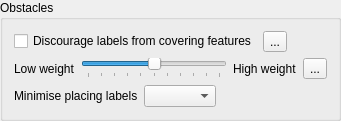
                       <widget class="QgsCollapsibleGroupBox" name="mObstaclesGroupBox">
                        <property name="title">
                         <string>Obstacles</string>
                        </property>
                        <layout class="QVBoxLayout" name="verticalLayout_17">
                         <item>
                          <layout class="QHBoxLayout" name="horizontalLayout_16">
                           <item>
                            <widget class="QCheckBox" name="mChkNoObstacle">
                             <property name="enabled">
                              <bool>true</bool>
                             </property>
                             <property name="text">
                              <string>Discourage labels from covering features</string>
                             </property>
                            </widget>
                           </item>
                           <item>
                            <widget class="QgsDataDefinedButton" name="mIsObstacleDDBtn">
                             <property name="text">
                              <string>...</string>
                             </property>
                            </widget>
                           </item>
                           <item>
                            <spacer name="horizontalSpacer_24">
                             <property name="orientation">
                              <enum>Qt::Horizontal</enum>
                             </property>
                             <property name="sizeHint" stdset="0">
                              <size>
                               <width>40</width>
                               <height>20</height>
                              </size>
                             </property>
                            </spacer>
                           </item>
                          </layout>
                         </item>
                         <item>
                          <widget class="QFrame" name="mObstaclePriorityFrame">
                           <layout class="QHBoxLayout" name="horizontalLayout_18">
                            <property name="leftMargin">
                             <number>0</number>
                            </property>
                            <property name="topMargin">
                             <number>0</number>
                            </property>
                            <property name="rightMargin">
                             <number>0</number>
                            </property>
                            <property name="bottomMargin">
                             <number>0</number>
                            </property>
                            <item>
                             <widget class="QLabel" name="label_40">
                              <property name="text">
                               <string>Low weight</string>
                              </property>
                             </widget>
                            </item>
                            <item>
                             <widget class="QSlider" name="mObstacleFactorSlider">
                              <property name="toolTip">
                               <string>Controls how likely labels are to cover features in this layer</string>
                              </property>
                              <property name="minimum">
                               <number>0</number>
                              </property>
                              <property name="maximum">
                               <number>100</number>
                              </property>
                              <property name="value">
                               <number>50</number>
                              </property>
                              <property name="orientation">
                               <enum>Qt::Horizontal</enum>
                              </property>
                              <property name="tickPosition">
                               <enum>QSlider::TicksBelow</enum>
                              </property>
                              <property name="tickInterval">
                               <number>10</number>
                              </property>
                             </widget>
                            </item>
                            <item>
                             <widget class="QLabel" name="label_41">
                              <property name="text">
                               <string>High weight</string>
                              </property>
                             </widget>
                            </item>
                            <item>
                             <widget class="QgsDataDefinedButton" name="mObstacleFactorDDBtn">
                              <property name="text">
                               <string>...</string>
                              </property>
                             </widget>
                            </item>
                           </layout>
                          </widget>
                         </item>
                         <item>
                          <widget class="QFrame" name="mPolygonObstacleTypeFrame">
                           <property name="frameShape">
                            <enum>QFrame::NoFrame</enum>
                           </property>
                           <property name="frameShadow">
                            <enum>QFrame::Raised</enum>
                           </property>
                           <layout class="QHBoxLayout" name="horizontalLayout_11">
                            <property name="leftMargin">
                             <number>0</number>
                            </property>
                            <property name="topMargin">
                             <number>0</number>
                            </property>
                            <property name="rightMargin">
                             <number>0</number>
                            </property>
                            <property name="bottomMargin">
                             <number>0</number>
                            </property>
                            <item>
                             <widget class="QLabel" name="label_14">
                              <property name="text">
                               <string>Minimise placing labels</string>
                              </property>
                             </widget>
                            </item>
                            <item>
                             <widget class="QComboBox" name="mObstacleTypeComboBox"/>
                            </item>
                            <item>
                             <spacer name="horizontalSpacer_15">
                              <property name="orientation">
                               <enum>Qt::Horizontal</enum>
                              </property>
                              <property name="sizeHint" stdset="0">
                               <size>
                                <width>40</width>
                                <height>20</height>
                               </size>
                              </property>
                             </spacer>
                            </item>
                           </layout>
                          </widget>
                         </item>
                        </layout>
                       </widget>
